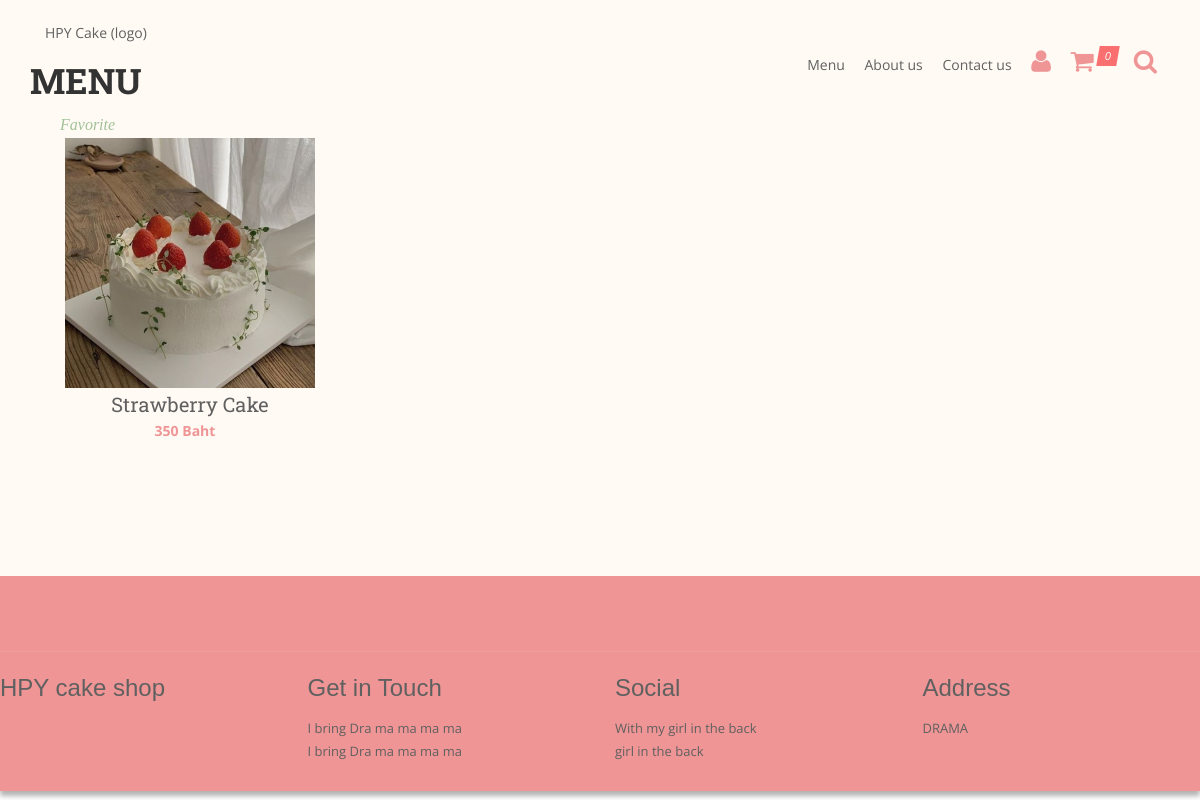
Page /menu.php on the committed database.
### tables this page shows
CREATE TABLE `product` (
  `id` int(11) NOT NULL,
  `name` varchar(255) NOT NULL,
  `categoryID` int(11) NOT NULL,
  `price` varchar(255) NOT NULL,
  `thumb` varchar(255) NOT NULL,
  `description` varchar(255) NOT NULL,
  `unit` text NOT NULL
);

### menu.php (the view, shortened to what this page needs)
<?php
require_once 'config/connect.php';
include 'inc/header.php'; ?>
<?php include 'inc/nav.php'; ?>
	<section id="content">
		<div class="content-blog">
			<div class="container">
				<div class="row">
					<div class="page_header">
    					<div style="float: left;">
        					<h1>Menu</h1>
							<p>Favorite</p>
   						</div>
					</div>
						<div class="row">
							<div id="shop-mason" class="shop-mason-3col">
							<?php
								$sql = "SELECT * FROM product";
								$res = mysqli_query($connection, $sql);
								while($r = mysqli_fetch_assoc($res)){
							?>
								<div class="sm-item isotope-item">
    								<div class="product">
        								<div class="product-thumb">
            								<div class="img-container">
                								<img src="admin/<?php echo $r['thumb']; ?>" class="img-responsive" width="250px" alt="">
            								</div>
        								</div>
        									<h2 class="product-title"><a href="single.php?id=<?php echo $r['id']; ?>"><?php echo $r['name']; ?></a></h2>
        								<div class="product-price"> <?php echo $r['price']; ?> <?php echo $r['unit']; ?><span></span></div>
    								</div>
								</div>
							<?php } ?>
						</div>
				</div>
			</div>
		</div>
	</section>
<?php include 'inc/footer.php' ?>

### css/light.css (style rules this page uses)
body { background-color:#fff; }
p { color:#5f5f5f; }

### rows in the picture
product: thumb (picture), name "Strawberry Cake", price "350", unit "Baht"

### other values in the picture
count($cart) "0"
